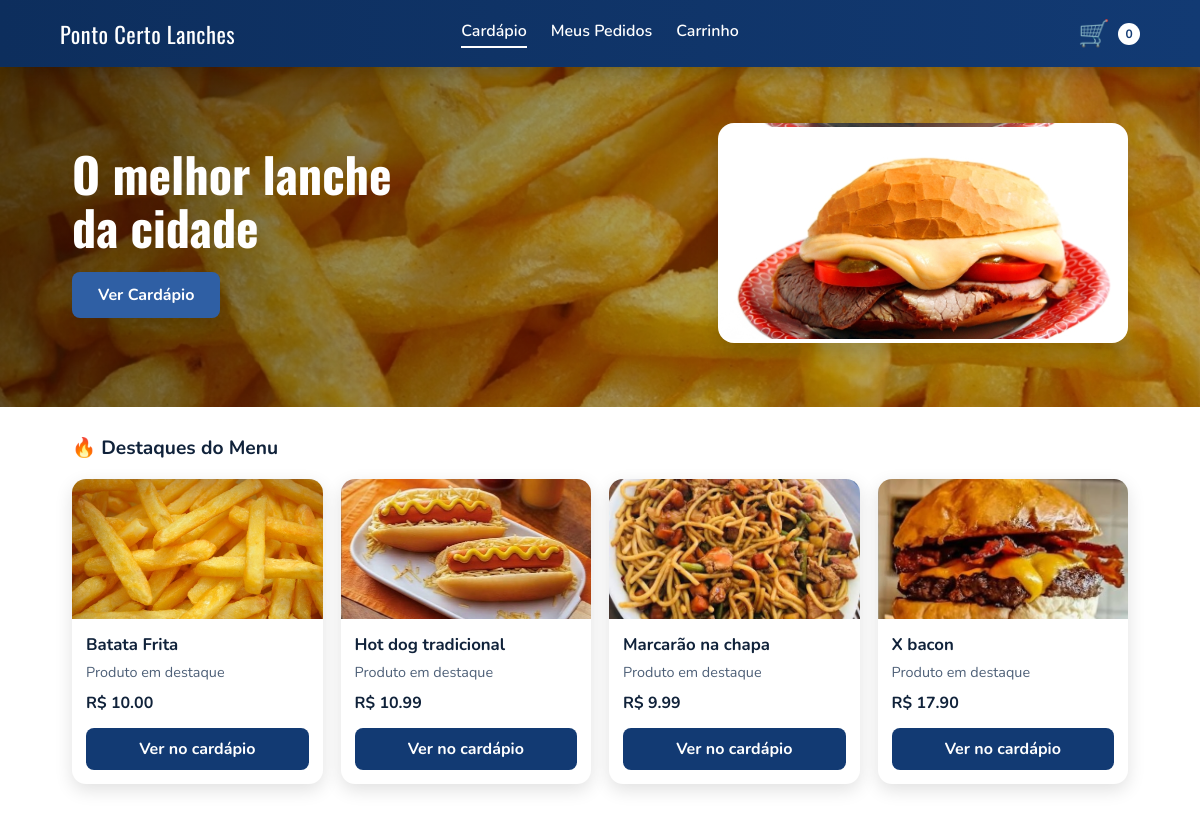
Page /cliente on the committed database.
### tables this page shows
CREATE TABLE produtos (
        id INTEGER PRIMARY KEY AUTOINCREMENT,
        nome TEXT,
        preco REAL,
        categoria_id INTEGER,
        imagem TEXT
    , destaque INTEGER DEFAULT 0);

### lanchonete/app.py (the view)
@app.route("/cliente")
def cliente_index():
    con = get_db_connection()
    cur = con.cursor()
    cur.execute("""
        SELECT p.id, p.nome, p.preco, p.imagem, p.categoria_id
        FROM produtos p
        WHERE p.destaque = 1
        ORDER BY p.nome
        LIMIT 6
    """)
    destaques = cur.fetchall()
    cart = get_cart()
    cart_count = sum(item["qtd"] for item in cart)
    return render_template(
        "cliente_index.html",
        cart_count=cart_count,
        destaques=destaques
    )

### lanchonete/app.py (called while the page is built)
@app.teardown_appcontext
def teardown_db_connection(exception):
    close_connection(exception)

@app.before_request
def ensure_db_inicializado():
    global db_inicializado
    if not db_inicializado:
        inicializar_sistema()
        db_inicializado = True

def get_cart():
    cart = session.get("cart", [])
    if not isinstance(cart, list):
        cart = []
    return cart

### lanchonete/database.py (called while the page is built)
def get_db_connection():
    if 'db' not in g:
        g.db = sqlite3.connect(DB_PATH, timeout=10)
        g.db.row_factory = sqlite3.Row
    return g.db

def close_connection(exception):
    db = getattr(g, 'db', None)
    if db is not None:
        db.close()

### lanchonete/templates/cliente_index.html (shortened to what this page needs)
<!DOCTYPE html>
<html lang="pt-br">
<head>
    <link rel="stylesheet" href="{{ url_for('static', filename='cliente_home.css') }}">
</head>
<body class="cliente-home">
    <header class="home-topbar">
        <div class="home-brand">Ponto Certo Lanches</div>
        <nav class="home-nav">
            <a class="active" href="{{ url_for('cliente_cardapio') }}">Cardápio</a>
            <a href="{{ url_for('cliente_cardapio') }}">Meus Pedidos</a>
            <a href="{{ url_for('cliente_carrinho') }}">Carrinho</a>
        </nav>
        <a class="home-cart" href="{{ url_for('cliente_carrinho') }}">
            <span class="cart-icon">🛒</span>
            <span class="cart-badge">{{ cart_count or 0 }}</span>
        </a>
    </header>
    <section class="hero">
        <div class="hero-inner">
            <div class="hero-copy">
                <h1>O melhor lanche<br>da cidade</h1>
                <a class="hero-btn" href="{{ url_for('cliente_cardapio') }}">Ver Cardápio</a>
            </div>
            <div class="hero-image" aria-hidden="true"></div>
        </div>
    </section>
    <section class="highlights">
        <div class="highlights-header">🔥 Destaques do Menu</div>
        <div class="highlight-grid">
            {% if destaques %}
                {% for p in destaques %}
                <article class="highlight-card">
                    {% if p.imagem %}
                    <div class="highlight-img" style="background-image: url('{{ url_for('static', filename='uploads/' + p.imagem) }}');"></div>
                    {% else %}
                    <div class="highlight-img"></div>
                    {% endif %}
                    <div class="highlight-body">
                        <h3>{{ p.nome }}</h3>
                        <p>Produto em destaque</p>
                        <div class="highlight-price">R$ {{ "%.2f"|format(p.preco) }}</div>
                        <a class="highlight-btn" href="{{ url_for('cliente_categoria', categoria_id=p.categoria_id) }}">Ver no cardápio</a>
                    </div>
                </article>
                {% endfor %}
            {% else %}
                <p>Sem destaques cadastrados no momento.</p>
            {% endif %}
        </div>
    </section>
</body>
</html>

### lanchonete/static/cliente_home.css (style rules this page uses)
:root { --red: #123a73; --red-dark: #0b2344; --orange: #2f5fa4; --bg: #eef3fb; --text: #10223a; --muted: #4e6078; --shadow: 0 10px 18px rgba(0, 0, 0, 0.15); }
* { box-sizing: border-box; margin: 0; padding: 0; }
body.cliente-home { font-family: 'Nunito', sans-serif; background: var(--bg); color: var(--text); }
a { text-decoration: none; color: inherit; }
.home-topbar { background: linear-gradient(90deg, #0d2e5d, #123a73); color: #fff; padding: 16px 5vw; display: grid; grid-template-columns: 1fr auto 1fr; align-items: center; position: sticky; top: 0; z-index: 10; box-shadow: 0 6px 16px rgba(0, 0, 0, 0.2); }
.home-brand { font-family: 'Oswald', sans-serif; font-size: 1.4rem; letter-spacing: 0.5px; }
.home-nav { display: flex; justify-content: center; gap: 24px; font-weight: 600; }
.home-nav a { position: relative; padding-bottom: 6px; }
.home-nav a.active::after, .home-nav a:hover::after { content: ""; position: absolute; left: 0; right: 0; bottom: 0; height: 2px; background: #fff; }
.home-cart { justify-self: end; display: inline-flex; align-items: center; gap: 8px; font-weight: 700; }
.cart-icon { font-size: 1.6rem; }
.cart-badge { width: 22px; height: 22px; border-radius: 999px; background: #fff; color: var(--red); display: grid; place-items: center; font-size: 0.75rem; font-weight: 700; }
.hero { background: linear-gradient(180deg, rgba(0, 0, 0, 0.1), rgba(0, 0, 0, 0.45)); background-image: linear-gradient(120deg, rgba(0, 0, 0, 0.55), rgba(0, 0, 0, 0.15)), url("/static/uploads/Screenshot_20260207_010411_Google.jpg"); background-size: cover; background-position: center; color: #fff; }
.hero-inner { display: grid; grid-template-columns: 1.2fr 0.8fr; align-items: center; gap: 32px; padding: 48px 6vw 56px; min-height: 340px; }
.hero-copy h1 { font-family: 'Oswald', sans-serif; font-size: clamp(2.2rem, 4vw, 3.2rem); line-height: 1.1; margin-bottom: 18px; }
.hero-btn { display: inline-block; background: var(--orange); color: #fff; padding: 12px 26px; border-radius: 8px; font-weight: 700; box-shadow: var(--shadow); }
.hero-image { width: 100%; height: 220px; border-radius: 16px; background-image: url("/static/uploads/Screenshot_20260207_010449_Google.jpg"); background-size: cover; background-position: center; box-shadow: var(--shadow); border: 4px solid rgba(255, 255, 255, 0.2); }
.highlights { padding: 28px 6vw 56px; background: #fff; }
.highlights-header { font-size: 1.2rem; font-weight: 700; display: flex; align-items: center; gap: 10px; margin-bottom: 18px; }
.highlight-grid { display: grid; grid-template-columns: repeat(auto-fit, minmax(220px, 1fr)); gap: 18px; }
.highlight-card { background: #fff; border-radius: 14px; overflow: hidden; box-shadow: 0 6px 18px rgba(0, 0, 0, 0.12); display: grid; grid-template-rows: 140px 1fr; }
.highlight-img { background-size: cover; background-position: center; }
.highlight-body { padding: 14px; display: grid; gap: 6px; }
.highlight-body h3 { font-size: 1.05rem; }
.highlight-body p { color: var(--muted); font-size: 0.9rem; }
.highlight-price { font-weight: 700; margin-top: 4px; }
.highlight-btn { display: inline-block; text-align: center; margin-top: 8px; padding: 10px 12px; background: var(--red); color: #fff; border-radius: 8px; font-weight: 700; }

### rows in the picture
produtos: imagem (picture), nome "Batata Frita", preco "10.00"
produtos: imagem (picture), nome "Hot dog tradicional", preco "10.99"
produtos: imagem (picture), nome "Marcarão na chapa", preco "9.99"
produtos: imagem (picture), nome "X bacon", preco "17.90"

### other values in the picture
{{ cart_count or 0 }} "0"
